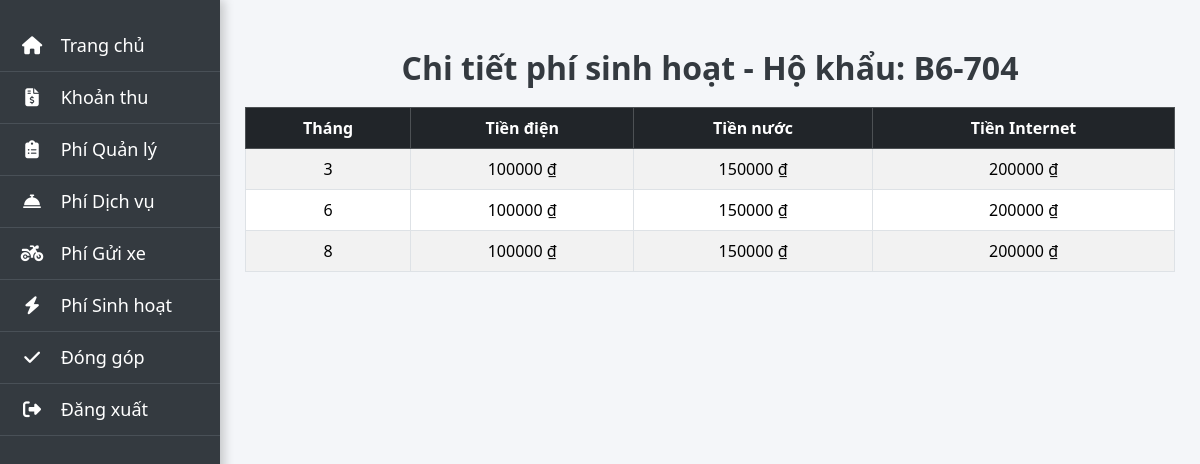
Screenshot of /chi-tiet-phi-sinh-hoat/10/ with the database file from the repository.
### apartment_management/models.py (models this page shows, shortened)
class HoKhau(models.Model):
    TRANG_THAI_CHOICES = [
        ('Đang ở', 'Đang ở'),
        ('Đã rời đi', 'Đã rời đi'),
    ]
    so_can_ho = models.CharField(max_length=10)
    tang = models.IntegerField()
    toa_nha = models.CharField(max_length=30)
    ngay_lap = models.DateField(null=True, blank=True)
    ngay_chuyen_di = models.DateField(null=True, blank=True)
    dien_tich = models.FloatField(null=True, blank=True)
    so_xe_may = models.IntegerField(null=True, blank=True)
    so_o_to = models.IntegerField(null=True, blank=True)
    chu_ho = models.ForeignKey('NhanKhau', on_delete=models.SET_NULL, null=True, blank=True, related_name='chu_ho_cua_ho_khau')
    trang_thai = models.CharField(max_length=20, choices=TRANG_THAI_CHOICES)

class CapNhatPhiSinhHoat(models.Model):
    ho_khau = models.ForeignKey(HoKhau, on_delete=models.CASCADE)
    tien_dien = models.IntegerField(null=True, blank=True)
    tien_nuoc = models.IntegerField(null=True, blank=True)
    tien_internet = models.IntegerField(null=True, blank=True)
    thang = models.IntegerField()
    nam = models.IntegerField(default=timezone.now().year)
    class Meta:
        unique_together = ('ho_khau', 'thang', 'nam')

### apartment_management/views/ketoan_views/khoanthu_views.py (the view)
# urls.py: path('chi-tiet-phi-sinh-hoat/<int:ho_khau_id>/', khoanthu_views.chi_tiet_phi_sinh_hoat, name='chi_tiet_phi_sinh_hoat'),
def chi_tiet_phi_sinh_hoat(request, ho_khau_id):
    ho_khau = get_object_or_404(HoKhau, id=ho_khau_id)
    phi_sinh_hoat_details = CapNhatPhiSinhHoat.objects.filter(ho_khau=ho_khau).order_by('thang')
    return render(request, 'ketoan/khoanthu/chi_tiet_phi_sinh_hoat.html', {
        'ho_khau': ho_khau,
        'phi_sinh_hoat_details': phi_sinh_hoat_details,
    })

### apartment_management/templates/ketoan/khoanthu/chi_tiet_phi_sinh_hoat.html
{% extends 'ketoan/ketoan_base.html' %}
{% block content %}
<h2>Chi tiết phí sinh hoạt - Hộ khẩu: {{ ho_khau.so_can_ho }}</h2>
<table class="table table-bordered table-striped table-hover text-center">
    <thead class="table-dark">
        <tr>
            <th>Tháng</th>
            <th>Tiền điện</th>
            <th>Tiền nước</th>
            <th>Tiền Internet</th>
        </tr>
    </thead>
    <tbody>
        {% for detail in phi_sinh_hoat_details %}
        <tr>
            <td>{{ detail.thang }}</td>
            <td>{{ detail.tien_dien|floatformat:0 }} ₫</td>
            <td>{{ detail.tien_nuoc|floatformat:0 }} ₫</td>
            <td>{{ detail.tien_internet|floatformat:0 }} ₫</td>
        </tr>
        {% empty %}
        <tr>
            <td colspan="4">Không có dữ liệu phí sinh hoạt cho hộ khẩu này.</td>
        </tr>
        {% endfor %}
    </tbody>
</table>
{% endblock %}

### apartment_management/static/css/style.css (style rules this page uses)
body { font-family: 'Segoe UI', Tahoma, Geneva, Verdana, sans-serif; margin: 0; padding: 0; background-color: #f4f6f9; color: #495057; }
h1, h2, h3, h4 { font-weight: 600; color: #343a40; }
h2 { text-align: center; font-size: 2rem; margin-bottom: 20px; color: #343a40; }

### rows the page displays
HoKhau: so_can_ho "B6-704"
CapNhatPhiSinhHoat: thang "3", tien_dien "100000", tien_nuoc "150000", tien_internet "200000"
CapNhatPhiSinhHoat: thang "6", tien_dien "100000", tien_nuoc "150000", tien_internet "200000"
CapNhatPhiSinhHoat: thang "8", tien_dien "100000", tien_nuoc "150000", tien_internet "200000"
